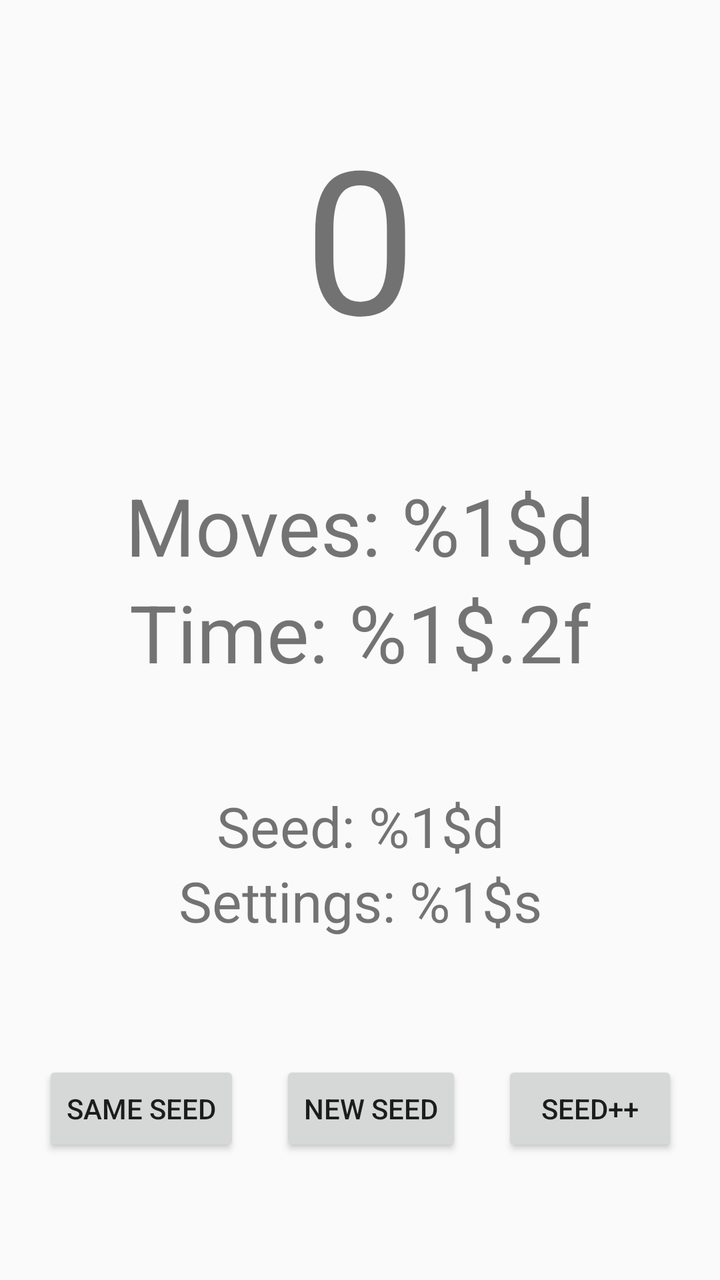
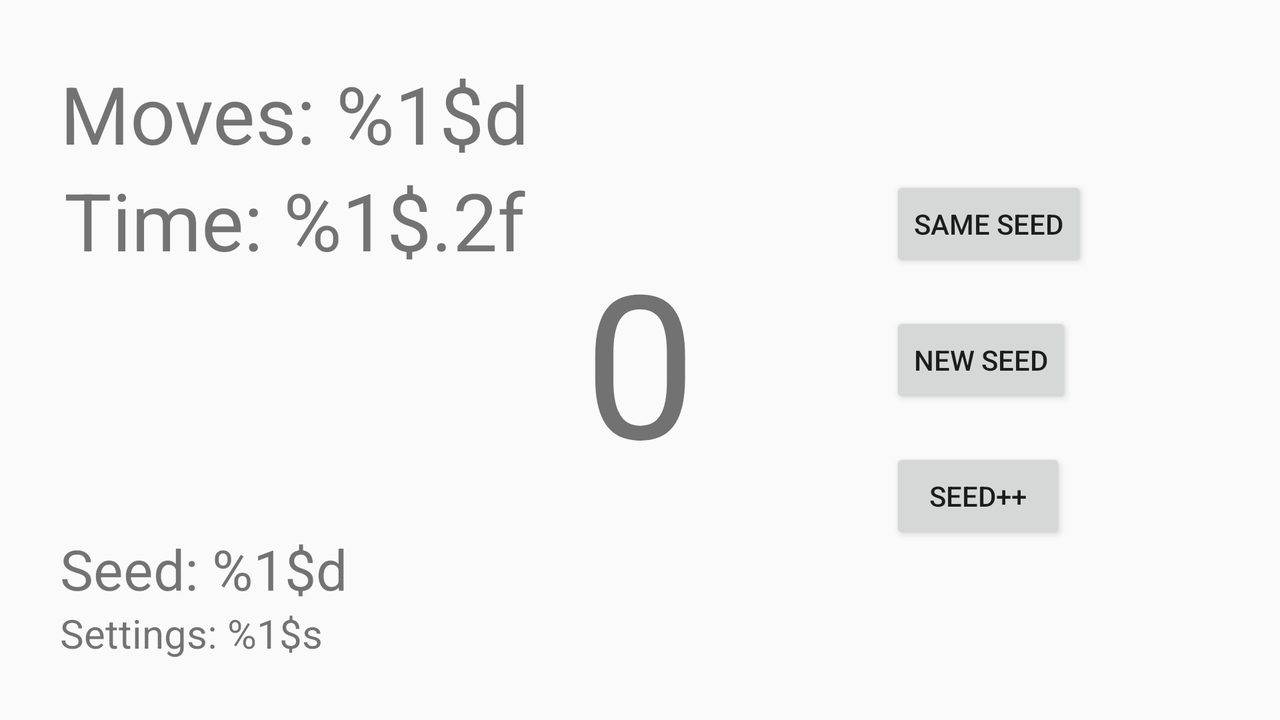

First picture: res/layout/ on a phone held upright. Second picture: the repository's own variant of that layout, on a device whose configuration matches the variant's folder. Source for both follows.
<!-- AndroidManifest.xml: application theme AppTheme -->
<!-- res/layout/fragment_score.xml -->
<?xml version="1.0" encoding="utf-8"?>

<androidx.constraintlayout.widget.ConstraintLayout xmlns:android="http://schemas.android.com/apk/res/android"
    xmlns:app="http://schemas.android.com/apk/res-auto"
    xmlns:tools="http://schemas.android.com/tools"
    android:layout_width="match_parent"
    android:layout_height="match_parent"
    tools:context=".ScoreFragment">

    <TextView
        android:id="@+id/score_text"
        android:layout_width="wrap_content"
        android:layout_height="wrap_content"
        android:text="@string/number"
        android:textSize="100sp"
        app:layout_constraintBottom_toTopOf="@id/score_breakdown"
        app:layout_constraintEnd_toEndOf="parent"
        app:layout_constraintStart_toStartOf="parent"
        app:layout_constraintTop_toTopOf="parent" />

    <LinearLayout
        android:id="@+id/score_breakdown"
        android:layout_width="wrap_content"
        android:layout_height="wrap_content"
        android:orientation="vertical"
        app:layout_constraintBottom_toTopOf="@+id/info_text"
        app:layout_constraintEnd_toEndOf="parent"
        app:layout_constraintStart_toStartOf="parent"
        app:layout_constraintTop_toBottomOf="@+id/score_text" >

        <TextView
            android:id="@+id/moves"
            android:layout_width="wrap_content"
            android:layout_height="wrap_content"
            android:text="@string/moves"
            android:textSize="40sp"
            android:layout_gravity="center"/>

        <TextView
            android:id="@+id/time"
            android:layout_width="wrap_content"
            android:layout_height="wrap_content"
            android:text="@string/time"
            android:textSize="40sp"
            android:layout_gravity="center"/>
    </LinearLayout>

    <LinearLayout
        android:id="@+id/info_text"
        android:layout_width="wrap_content"
        android:layout_height="wrap_content"
        android:orientation="vertical"
        app:layout_constraintBottom_toTopOf="@+id/buttons"
        app:layout_constraintEnd_toEndOf="parent"
        app:layout_constraintStart_toStartOf="parent"
        app:layout_constraintTop_toBottomOf="@+id/score_breakdown" >

        <TextView
            android:id="@+id/seed_text"
            android:layout_width="wrap_content"
            android:layout_height="wrap_content"
            android:text="@string/seed"
            android:layout_marginStart="10dp"
            android:layout_marginEnd="10dp"
            android:textSize="28sp"
            android:layout_gravity="center"
            android:autoSizeTextType="uniform"
            android:maxLines="1"
            android:gravity="center_vertical" />

        <TextView
            android:id="@+id/settings_hash_text"
            android:layout_width="wrap_content"
            android:layout_height="wrap_content"
            android:text="@string/settings"
            android:layout_marginStart="10dp"
            android:layout_marginEnd="10dp"
            android:textSize="28sp"
            android:layout_gravity="center"
            android:autoSizeTextType="uniform"
            android:maxLines="1"
            android:gravity="center_vertical" />
    </LinearLayout>

    <LinearLayout
        android:id="@+id/buttons"
        android:layout_width="wrap_content"
        android:layout_height="wrap_content"
        app:layout_constraintBottom_toBottomOf="parent"
        app:layout_constraintEnd_toEndOf="parent"
        app:layout_constraintStart_toStartOf="parent"
        app:layout_constraintTop_toBottomOf="@+id/info_text">

        <Button
            android:id="@+id/replay"
            android:layout_width="wrap_content"
            android:layout_height="wrap_content"
            android:layout_margin="10dp"
            android:text="@string/retry" />

        <Button
            android:id="@+id/reSeed"
            android:layout_width="wrap_content"
            android:layout_height="wrap_content"
            android:layout_margin="10dp"
            android:text="@string/reSeed" />

        <Button
            android:id="@+id/nextSeed"
            android:layout_width="wrap_content"
            android:layout_height="wrap_content"
            android:layout_margin="10dp"
            android:text="@string/nextSeed" />
    </LinearLayout>

</androidx.constraintlayout.widget.ConstraintLayout>
<!-- resources referenced by this layout -->
<resources>
  <string name="moves">Moves: %1$d</string>
  <string name="nextSeed">Seed++</string>
  <string name="number">0</string>
  <string name="reSeed">New seed </string>
  <string name="retry">Same seed</string>
  <string name="seed">Seed: %1$d</string>
  <string name="settings">Settings: %1$s</string>
  <string name="time">Time: %1$.2f</string>
  <style name="AppTheme" parent="Theme.AppCompat.Light.DarkActionBar">
          <item name="colorPrimary">@color/colorPrimary</item>
          <item name="colorPrimaryDark">@color/colorPrimaryDark</item>
          <item name="colorAccent">@color/colorAccent</item>
          <item name="windowActionBar">false</item>
          <item name="windowNoTitle">true</item>
      </style>
  <color name="colorPrimary">#6200EE</color>
  <color name="colorPrimaryDark">#3700B3</color>
  <color name="colorAccent">#03DAC5</color>
</resources>
<!-- res/layout-land/fragment_score.xml (the repository's variant of the layout above) -->
<!-- drawn on the phone turned sideways -->
<?xml version="1.0" encoding="utf-8"?>
<androidx.constraintlayout.widget.ConstraintLayout xmlns:android="http://schemas.android.com/apk/res/android"
    xmlns:app="http://schemas.android.com/apk/res-auto"
    xmlns:tools="http://schemas.android.com/tools"
    android:layout_width="match_parent"
    android:layout_height="match_parent"
    tools:context=".ScoreFragment">

    <TextView
        android:id="@+id/score_text"
        android:layout_width="wrap_content"
        android:layout_height="wrap_content"
        android:text="@string/number"
        android:textSize="100sp"
        app:layout_constraintBottom_toBottomOf="parent"
        app:layout_constraintEnd_toEndOf="parent"
        app:layout_constraintStart_toStartOf="parent"
        app:layout_constraintTop_toTopOf="parent" />

    <LinearLayout
        android:id="@+id/score_breakdown"
        android:layout_width="wrap_content"
        android:layout_height="wrap_content"
        android:orientation="vertical"
        android:layout_margin="30dp"
        app:layout_constraintStart_toStartOf="parent"
        app:layout_constraintTop_toTopOf="parent" >

        <TextView
            android:id="@+id/moves"
            android:layout_width="wrap_content"
            android:layout_height="wrap_content"
            android:text="@string/moves"
            android:textSize="40sp"
            android:layout_gravity="center"/>

        <TextView
            android:id="@+id/time"
            android:layout_width="wrap_content"
            android:layout_height="wrap_content"
            android:text="@string/time"
            android:textSize="40sp"
            android:layout_gravity="center"/>
    </LinearLayout>

    <LinearLayout
        android:id="@+id/info_text"
        android:layout_width="wrap_content"
        android:layout_height="wrap_content"
        android:orientation="vertical"
        android:layout_margin="30dp"
        app:layout_constraintBottom_toBottomOf="parent"
        app:layout_constraintStart_toStartOf="parent" >

        <TextView
            android:id="@+id/seed_text"
            android:layout_width="wrap_content"
            android:layout_height="wrap_content"
            android:text="@string/seed"
            android:textSize="28sp"/>

        <TextView
            android:id="@+id/settings_hash_text"
            android:layout_width="wrap_content"
            android:layout_height="wrap_content"
            android:text="@string/settings"
            android:textSize="20sp" />
    </LinearLayout>

    <LinearLayout
        android:id="@+id/buttons"
        android:layout_width="wrap_content"
        android:layout_height="wrap_content"
        android:orientation="vertical"
        app:layout_constraintBottom_toBottomOf="parent"
        app:layout_constraintEnd_toEndOf="parent"
        app:layout_constraintStart_toEndOf="@id/score_text"
        app:layout_constraintTop_toTopOf="parent">

        <Button
            android:id="@+id/replay"
            android:layout_width="wrap_content"
            android:layout_height="wrap_content"
            android:layout_margin="10dp"
            android:text="@string/retry" />

        <Button
            android:id="@+id/reSeed"
            android:layout_width="wrap_content"
            android:layout_height="wrap_content"
            android:layout_margin="10dp"
            android:text="@string/reSeed" />

        <Button
            android:id="@+id/nextSeed"
            android:layout_width="wrap_content"
            android:layout_height="wrap_content"
            android:layout_margin="10dp"
            android:text="@string/nextSeed" />
    </LinearLayout>

</androidx.constraintlayout.widget.ConstraintLayout>
